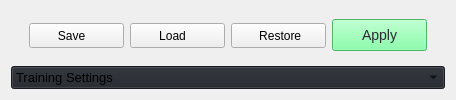
                       <widget class="QFrame" name="frame">
                        <property name="minimumSize">
                         <size>
                          <width>0</width>
                          <height>40</height>
                         </size>
                        </property>
                        <property name="maximumSize">
                         <size>
                          <width>16777215</width>
                          <height>16777215</height>
                         </size>
                        </property>
                        <property name="frameShape">
                         <enum>QFrame::NoFrame</enum>
                        </property>
                        <property name="frameShadow">
                         <enum>QFrame::Raised</enum>
                        </property>
                        <layout class="QVBoxLayout" name="verticalLayout_40">
                         <item>
                          <widget class="QFrame" name="frame_26">
                           <property name="frameShape">
                            <enum>QFrame::NoFrame</enum>
                           </property>
                           <property name="frameShadow">
                            <enum>QFrame::Raised</enum>
                           </property>
                           <layout class="QHBoxLayout" name="horizontalLayout_7">
                            <property name="topMargin">
                             <number>0</number>
                            </property>
                            <property name="bottomMargin">
                             <number>0</number>
                            </property>
                            <item>
                             <widget class="QFrame" name="frame_31">
                              <property name="frameShape">
                               <enum>QFrame::NoFrame</enum>
                              </property>
                              <property name="frameShadow">
                               <enum>QFrame::Raised</enum>
                              </property>
                              <layout class="QHBoxLayout" name="horizontalLayout_6">
                               <property name="topMargin">
                                <number>6</number>
                               </property>
                               <property name="bottomMargin">
                                <number>6</number>
                               </property>
                               <item>
                                <widget class="QPushButton" name="btn_save_conf">
                                 <property name="minimumSize">
                                  <size>
                                   <width>95</width>
                                   <height>25</height>
                                  </size>
                                 </property>
                                 <property name="styleSheet">
                                  <string notr="true"/>
                                 </property>
                                 <property name="text">
                                  <string> Save    </string>
                                 </property>
                                 <property name="icon">
                                  <iconset resource="resources.qrc">
                                   <normaloff>:/icons/images/icons/cil-save.png</normaloff>:/icons/images/icons/cil-save.png</iconset>
                                 </property>
                                 <property name="iconSize">
                                  <size>
                                   <width>14</width>
                                   <height>14</height>
                                  </size>
                                 </property>
                                </widget>
                               </item>
                               <item>
                                <widget class="QPushButton" name="btn_load_conf">
                                 <property name="minimumSize">
                                  <size>
                                   <width>95</width>
                                   <height>25</height>
                                  </size>
                                 </property>
                                 <property name="styleSheet">
                                  <string notr="true"/>
                                 </property>
                                 <property name="text">
                                  <string> Load    </string>
                                 </property>
                                 <property name="icon">
                                  <iconset resource="resources.qrc">
                                   <normaloff>:/icons/images/icons/cil-cloud-upload.png</normaloff>:/icons/images/icons/cil-cloud-upload.png</iconset>
                                 </property>
                                 <property name="iconSize">
                                  <size>
                                   <width>14</width>
                                   <height>14</height>
                                  </size>
                                 </property>
                                </widget>
                               </item>
                               <item>
                                <widget class="QPushButton" name="btn_restore_conf">
                                 <property name="minimumSize">
                                  <size>
                                   <width>95</width>
                                   <height>25</height>
                                  </size>
                                 </property>
                                 <property name="styleSheet">
                                  <string notr="true"/>
                                 </property>
                                 <property name="text">
                                  <string> Restore</string>
                                 </property>
                                 <property name="icon">
                                  <iconset resource="resources.qrc">
                                   <normaloff>:/icons/images/icons/cil-reload.png</normaloff>:/icons/images/icons/cil-reload.png</iconset>
                                 </property>
                                 <property name="iconSize">
                                  <size>
                                   <width>14</width>
                                   <height>14</height>
                                  </size>
                                 </property>
                                </widget>
                               </item>
                               <item>
                                <widget class="QPushButton" name="btn_apply_conf">
                                 <property name="minimumSize">
                                  <size>
                                   <width>95</width>
                                   <height>32</height>
                                  </size>
                                 </property>
                                 <property name="styleSheet">
                                  <string notr="true">QPushButton { font-size: 14px; color: #282a36; background-color: #69FF94; } QPushButton:hover { background-color: #50fa7b; } QPushButton:pressed { background-color: #69FF94; }</string>
                                 </property>
                                 <property name="text">
                                  <string>Apply</string>
                                 </property>
                                </widget>
                               </item>
                              </layout>
                             </widget>
                            </item>
                           </layout>
                          </widget>
                         </item>
                         <item>
                          <widget class="QComboBox" name="conf_selection">
                           <property name="font">
                            <font>
                             <family>Segoe UI</family>
                             <pointsize>10</pointsize>
                             <italic>false</italic>
                             <bold>false</bold>
                            </font>
                           </property>
                           <property name="autoFillBackground">
                            <bool>false</bool>
                           </property>
                           <property name="styleSheet">
                            <string notr="true">background-color: rgb(33, 37, 43);</string>
                           </property>
                           <property name="iconSize">
                            <size>
                             <width>16</width>
                             <height>16</height>
                            </size>
                           </property>
                           <property name="frame">
                            <bool>true</bool>
                           </property>
                           <item>
                            <property name="text">
                             <string>Training Settings</string>
                            </property>
                           </item>
                           <item>
                            <property name="text">
                             <string>Generation Settings</string>
                            </property>
                           </item>
                           <item>
                            <property name="text">
                             <string>Evaluation Settings</string>
                            </property>
                           </item>
                          </widget>
                         </item>
                        </layout>
                       </widget>
